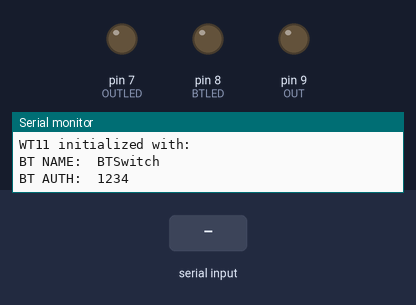
Simulated run of this sketch. Board: Arduino Uno, built with avr-gcc and run on an emulated ATmega328P. Parts: output pins drawn as LEDs (lit = HIGH), the last lines printed to the serial monitor. Inputs (shaded band) come from the test bench. EEPROM starts erased.

Above: at 1.2 s.
1.3 s: "RING\n" received over the second serial link
2.8 s: "OUT_ON\n" received over the second serial link
At 3.6 s:
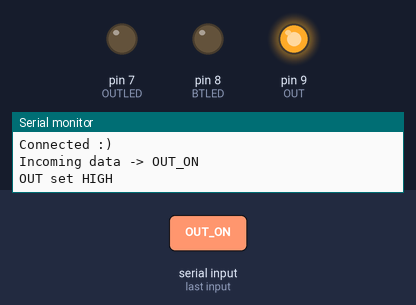
4.3 s: "LEDS_ON\n" received over the second serial link
At 4.8 s:
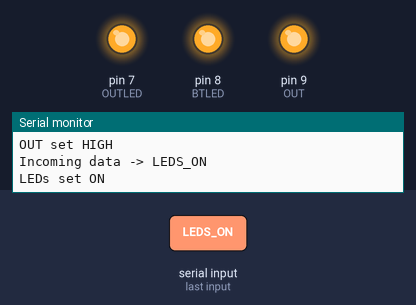
5.8 s: "NO CARRIER\n" received over the second serial link
At 7.0 s:
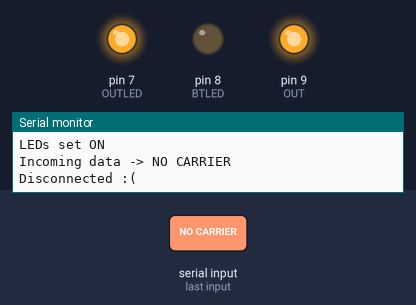
Timing chart, 0 to 8.3 s (numbered marks = the images above; inputs shaded):
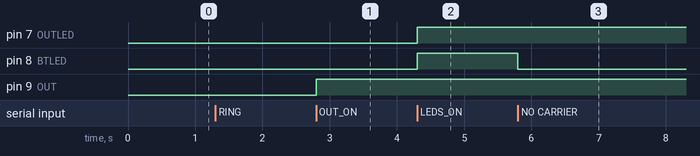

The sketch:

BTSwitch.ino
```cpp
#include <EEPROM.h>
#include <SoftwareSerial.h>

// incoming buffer size
#define BUFFER_SIZE           50

// FSM states
#define S_WAITING_CONNECTION  0
#define S_CONNECTED           1

// PINs
#define OUT                   9
#define OUTLED                7
#define BTLED                 8

// Bluetooth device's properties
const char* BT_DEVICE_NAME = "BTSwitch";
const char* BT_DEVICE_PIN = "1234";

byte actual_status;
byte out_status;
byte leds_status;

char incoming_buffer[BUFFER_SIZE];
char incoming_char;
byte buffer_position;

// create a new SoftwareSerial on pin 2 (RX) and 3 (TX)
// for WT11 connection
SoftwareSerial wt11Serial(2, 3);


void setup() {

  wt11Serial.begin(9600);
  Serial.begin(115200);

  Serial.println("BTSwitch running...");
  Serial.println();


  pinMode(OUT, OUTPUT);
  pinMode(OUTLED, OUTPUT);
  pinMode(BTLED, OUTPUT);

  // restore output pin status
  // reading it from internal EEPROM
  Serial.print("Restoring saved status: ");
  readOutStatus();
  printStatus(Serial);
  Serial.println();
  Serial.println();
  setOutputs();

  // init Bluegiga WT11
  initWT11();
  Serial.println("WT11 initialized with:");
  Serial.print("BT NAME:\t");
  Serial.println(BT_DEVICE_NAME);
  Serial.print("BT AUTH:\t");
  Serial.println(BT_DEVICE_PIN);
  Serial.println();

  // wait for incoming connection and reset receiving buffer
  actual_status = S_WAITING_CONNECTION;
  buffer_position = 0;
}

void loop() {

  // new data from WT11...
  if (wt11Serial.available() > 0) {

    // Get incoming char
    incoming_char = wt11Serial.read();

    // if new line (LF = 0x0A), terminate string and parse data
    // finally reset receiving buffer
    if(incoming_char == '\n') {
      incoming_buffer[buffer_position] = '\0';
      parseData();
      buffer_position = 0;
    }

    // if buffer is not full, save incoming char
    else if(buffer_position < BUFFER_SIZE - 2) {
      incoming_buffer[buffer_position] = incoming_char;
      buffer_position++;

    // if buffer is full, restart from position 0
    } else {
      incoming_buffer[0] = incoming_char;
      buffer_position = 1;
    }
  }
}


void initWT11() {

  // set WT11 properties (name, spp profile status, auth pin)
  wt11Serial.print("SET BT NAME ");
  wt11Serial.println(BT_DEVICE_NAME);
  wt11Serial.println("SET PROFILE SPP ON");
  wt11Serial.print("SET BT AUTH * ");
  wt11Serial.println(BT_DEVICE_PIN);
  wt11Serial.println("RESET");
  wt11Serial.println("SET");

  // consume garbage data
  while(wt11Serial.available() > 0) wt11Serial.read();
}


void parseData() {

  Serial.print("Incoming data -> ");
  Serial.println(incoming_buffer);

  switch(actual_status) {

    // waiting for new connetion...
    case S_WAITING_CONNECTION:

      // RING signal from WT11 = new connection established!
      if(strstr(incoming_buffer, "RING") != 0) {
        actual_status = S_CONNECTED;
        if(leds_status == 1) digitalWrite(BTLED, HIGH);
        Serial.println("Connected :)");
      }
      break;

    // connection in progress, parse incoming commands...
    case S_CONNECTED:

      // NO CARRIER signal from WT11 = connection lost!
      if(strstr(incoming_buffer, "NO CARRIER") != 0) {
        actual_status = S_WAITING_CONNECTION;
        if(leds_status == 1) digitalWrite(BTLED, LOW);
        Serial.println("Disconnected :(");
      }

      // ? command, used by peer to verify if everything is ok
      else if(strcmp(incoming_buffer, "?") == 0)
        wt11Serial.println("!");

      // ABOUT command
      else if(strcmp(incoming_buffer, "ABOUT") == 0)
        wt11Serial.println("BTSwitch 1.0");

      // STATUS command
      else if(strcmp(incoming_buffer, "STATUS") == 0) {
        printStatus(wt11Serial);
        wt11Serial.println();
      }

      // OUTPUT change commands

      else if(strcmp(incoming_buffer, "OUT_ON") == 0) {
        if(out_status != 1) {
          out_status = 1;
          digitalWrite(OUT, HIGH);
          if(leds_status == 1) digitalWrite(OUTLED, HIGH);
          EEPROM.write(1, out_status);
          wt11Serial.println("OK");
          Serial.println("OUT set HIGH");
        } else {
          wt11Serial.println("NOCHANGE");
          Serial.println("OUT already HIGH");
        }
      }

      else if(strcmp(incoming_buffer, "OUT_OFF") == 0) {
        if(out_status != 0) {
          out_status = 0;
          digitalWrite(OUT, LOW);
          if(leds_status == 1) digitalWrite(OUTLED, LOW);
          EEPROM.write(1, out_status);
          wt11Serial.println("OK");
          Serial.println("OUT set LOW");
        } else {
          wt11Serial.println("NOCHANGE");
          Serial.println("OUT already LOW");
        }
      }

      else if(strcmp(incoming_buffer, "LEDS_ON") == 0) {
        if(leds_status != 1) {
          leds_status = 1;
          digitalWrite(OUTLED, out_status);
          digitalWrite(BTLED, HIGH);
          EEPROM.write(2, leds_status);
          wt11Serial.println("OK");
          Serial.println("LEDs set ON");
        } else {
          wt11Serial.println("NOCHANGE");
          Serial.println("LEDs already ON");
        }
      }

      else if(strcmp(incoming_buffer, "LEDS_OFF") == 0) {
        if(leds_status != 0) {
          leds_status = 0;
          digitalWrite(OUTLED, LOW);
          digitalWrite(BTLED, LOW);
          EEPROM.write(2, leds_status);
          wt11Serial.println("OK");
          Serial.println("LEDs set OFF");
        } else {
          wt11Serial.println("NOCHANGE");
          Serial.println("LEDs already OFF");
        }

    } else {
        wt11Serial.println("UNKNOWN");
        Serial.println("Unknown command");
      }

      break;
  }
}

// Read pins' status from EEPROM
// Every value different from 1 is considered 0
void readOutStatus() {

  out_status = EEPROM.read(1);
  if(out_status != 1) out_status = 0;

  leds_status = EEPROM.read(2);
  if(leds_status != 1) leds_status = 0;
}

void setOutputs() {

  digitalWrite(OUT, out_status);
  if(leds_status == 1) digitalWrite(OUTLED, out_status);
}

// Print actual status in the form OUT_STATUS|LEDS_STATUS
void printStatus(Print &printObject) {

  if(out_status == 1) printObject.print("ON"); else printObject.print("OFF");
  printObject.print("|");
  if(leds_status == 1) printObject.print("ON"); else printObject.print("OFF");
}
```

Measured:
- after the input at 2.8 s, pin 9 (OUT): LOW → HIGH at once
- after the input at 4.3 s, pin 7 (OUTLED), pin 8 (BTLED): LOW → HIGH at once
- after the input at 5.8 s, pin 8 (BTLED): HIGH → LOW at once
